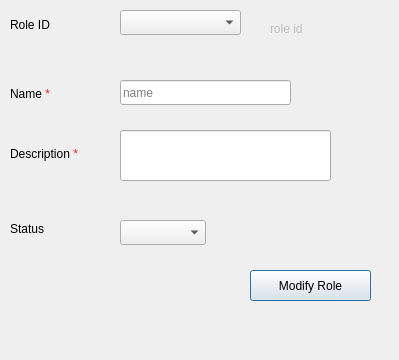
<?xml version="1.0" encoding="UTF-8"?>
<ui version="4.0">
 <class>Dialog</class>
 <widget class="QDialog" name="Dialog">
  <property name="geometry">
   <rect>
    <x>0</x>
    <y>0</y>
    <width>399</width>
    <height>360</height>
   </rect>
  </property>
  <property name="minimumSize">
   <size>
    <width>399</width>
    <height>360</height>
   </size>
  </property>
  <property name="maximumSize">
   <size>
    <width>399</width>
    <height>360</height>
   </size>
  </property>
  <property name="windowTitle">
   <string>Role</string>
  </property>
  <widget class="QComboBox" name="CMB_roleStatus">
   <property name="geometry">
    <rect>
     <x>120</x>
     <y>220</y>
     <width>86</width>
     <height>25</height>
    </rect>
   </property>
  </widget>
  <widget class="QPushButton" name="BTN_modifyRole">
   <property name="geometry">
    <rect>
     <x>250</x>
     <y>270</y>
     <width>121</width>
     <height>31</height>
    </rect>
   </property>
   <property name="font">
    <font>
     <pointsize>9</pointsize>
    </font>
   </property>
   <property name="text">
    <string>Modify Role</string>
   </property>
  </widget>
  <widget class="QLineEdit" name="LE_name">
   <property name="geometry">
    <rect>
     <x>120</x>
     <y>80</y>
     <width>171</width>
     <height>25</height>
    </rect>
   </property>
   <property name="placeholderText">
    <string>name</string>
   </property>
  </widget>
  <widget class="QLabel" name="label">
   <property name="geometry">
    <rect>
     <x>10</x>
     <y>220</y>
     <width>67</width>
     <height>17</height>
    </rect>
   </property>
   <property name="text">
    <string>Status</string>
   </property>
  </widget>
  <widget class="QLabel" name="label_9">
   <property name="geometry">
    <rect>
     <x>10</x>
     <y>10</y>
     <width>99</width>
     <height>29</height>
    </rect>
   </property>
   <property name="text">
    <string>Role ID</string>
   </property>
  </widget>
  <widget class="QLineEdit" name="LE_DESC">
   <property name="geometry">
    <rect>
     <x>120</x>
     <y>130</y>
     <width>211</width>
     <height>51</height>
    </rect>
   </property>
  </widget>
  <widget class="QComboBox" name="CMB_roleName">
   <property name="geometry">
    <rect>
     <x>120</x>
     <y>10</y>
     <width>121</width>
     <height>25</height>
    </rect>
   </property>
  </widget>
  <widget class="QLabel" name="LB_roleID">
   <property name="enabled">
    <bool>false</bool>
   </property>
   <property name="geometry">
    <rect>
     <x>270</x>
     <y>20</y>
     <width>141</width>
     <height>17</height>
    </rect>
   </property>
   <property name="frameShape">
    <enum>QFrame::NoFrame</enum>
   </property>
   <property name="text">
    <string>role id</string>
   </property>
  </widget>
  <widget class="QLabel" name="label_6">
   <property name="geometry">
    <rect>
     <x>10</x>
     <y>80</y>
     <width>99</width>
     <height>29</height>
    </rect>
   </property>
   <property name="text">
    <string>&lt;html&gt;&lt;head/&gt;&lt;body&gt;&lt;p&gt;Name &lt;span style=&quot; color:#ef2929;&quot;&gt;*&lt;/span&gt;&lt;/p&gt;&lt;/body&gt;&lt;/html&gt;</string>
   </property>
  </widget>
  <widget class="QLabel" name="label_3">
   <property name="geometry">
    <rect>
     <x>10</x>
     <y>140</y>
     <width>99</width>
     <height>29</height>
    </rect>
   </property>
   <property name="text">
    <string>&lt;html&gt;&lt;head/&gt;&lt;body&gt;&lt;p&gt;Description &lt;span style=&quot; color:#ef2929;&quot;&gt;*&lt;/span&gt;&lt;/p&gt;&lt;/body&gt;&lt;/html&gt;</string>
   </property>
  </widget>
 </widget>
 <resources/>
 <connections/>
</ui>
